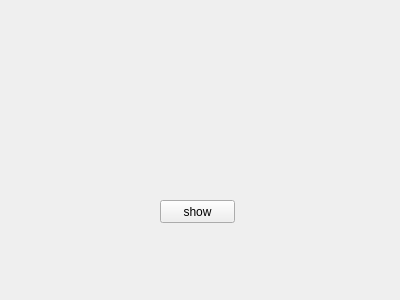
<?xml version="1.0" encoding="UTF-8"?>
<ui version="4.0">
 <class>Widget</class>
 <widget class="QWidget" name="Widget">
  <property name="geometry">
   <rect>
    <x>0</x>
    <y>0</y>
    <width>400</width>
    <height>300</height>
   </rect>
  </property>
  <property name="windowTitle">
   <string>Widget</string>
  </property>
  <widget class="QPushButton" name="pushButton">
   <property name="geometry">
    <rect>
     <x>160</x>
     <y>200</y>
     <width>75</width>
     <height>23</height>
    </rect>
   </property>
   <property name="text">
    <string>show</string>
   </property>
  </widget>
 </widget>
 <layoutdefault spacing="6" margin="11"/>
 <resources/>
 <connections/>
</ui>
